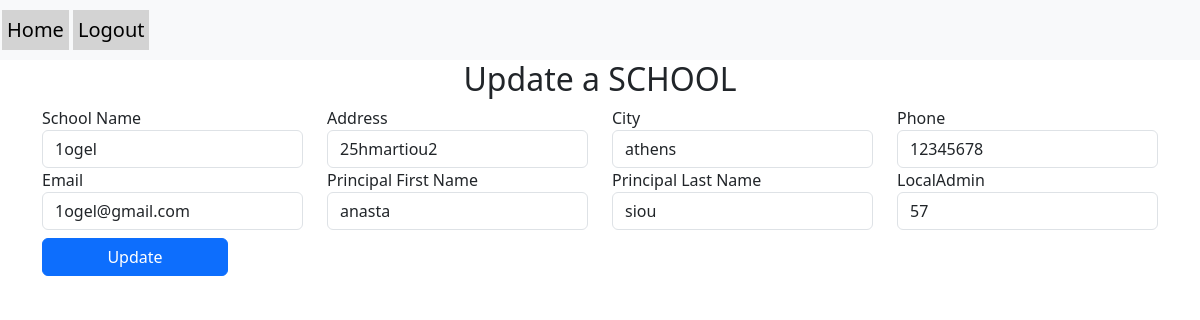
The app's page /GA-updateSchool.php?id=1 with its own data.
### tables this page shows
create table if not exists school
(
    id                   int(7) auto_increment
        primary key,
    name                 varchar(25) not null,
    address              varchar(25) not null,
    city                 varchar(25) not null,
    phone                int(10)     not null,
    email                varchar(25) not null,
    principal_first_name varchar(25) not null,
    principal_last_name  varchar(25) not null,
    admin_id             int(10)     not null
)
    collate = latin1_swedish_ci;

### GA-updateSchool.php (the view, shortened to what this page needs)
<?php
require_once "conn.php";
if(isset($_GET['id'])) {
    $id = $_GET['id'];
    $sql = "SELECT * FROM school WHERE id='$id'";
    $result = mysqli_query($conn, $sql);
    if(mysqli_num_rows($result) > 0) {
        $row = mysqli_fetch_assoc($result);
		$name = $row['name'];
		$address = $row['address'];
		$city = $row['city'];
		$phone = $row['phone'];
		$email = $row['email'];
		$principalname = $row['principal_first_name'];
		$principalsurname = $row['principal_last_name'];
		$localadmin = $row['admin_id'];
?>
<!doctype html>
<html lang="en">
  <head>
	<link href="https://cdn.jsdelivr.net/npm/bootstrap@5.3.0-alpha3/dist/css/bootstrap.min.css" rel="stylesheet">
  </head>
<body>
	<nav class="navbar navbar-expand-lg navbar-light bg-light">
	  <a class="navbar-brand" href="GlobalAdmin_layout.php" style="background-color: lightgray; padding: 5px; margin: 2px;">Home</a>
	  <a class="navbar-brand" href="logout.php" style="background-color: lightgray; padding: 5px; margin: 2px;">Logout</a>
	</nav>
    <section>
        <h2 style="text-align: center;">Update a SCHOOL</h2>
        <div class="container">
            <form action="GA-updateSchool.php" method="post">
                <div class="row">
					<div class="form-group col-lg-3">
                        <label for="">School Name</label>
                        <input type="text" name="name" id="name" class="form-control" value="<?php echo $name; ?>" required>
                    </div>
					<div class="form-group col-lg-3">
                        <label for="">Address</label>
                        <input type="text" name="address" id="address" class="form-control" value="<?php echo $address; ?>" required>
                    </div>
					<div class="form-group col-lg-3">
                        <label for="">City</label>
                        <input type="text" name="city" id="city" class="form-control" value="<?php echo $city; ?>" required>
                    </div>
					<div class="form-group col-lg-3">
                        <label for="">Phone</label>
                        <input type="text" name="phone" id="phone" class="form-control" value="<?php echo $phone; ?>" required>
                    </div>
				</div>
				<div class="row">
					<div class="form-group col-lg-3">
						<label for="">Email</label>
						<input type="email" name="email" id="email" class="form-control"  value="<?php echo $email; ?>" required>
					</div>
					<div class="form-group col-lg-3">
                        <label for="">Principal First Name</label>
                        <input type="text" name="principalname" id="principalname" class="form-control" value="<?php echo $principalname; ?>" required>
                    </div>
					<div class="form-group col-lg-3">
                        <label for="">Principal Last Name</label>
                        <input type="text" name="principalsurname" id="principalsurname" class="form-control" value="<?php echo $principalsurname; ?>" required>
                    </div>
					<div class="form-group col-lg-3">
                        <label for="">LocalAdmin</label>
                        <input type="text" name="localadmin" id="localadmin" class="form-control" value="<?php echo $localadmin; ?>" required>
                    </div>
				</div>
                <div class="form-group col-lg-2 mt-2" style="display: grid;align-items:  flex-end;">
					<input type="submit" name="submit" id="submit" class="btn btn-primary" value="Update">
                </div>
            </form>
        </div>
    </section>
  </body>
</html>
<?php
    } else {
        echo "No record found.";
    }
}
?>

### records on screen
school: name "1ogel", address "25hmartiou2", city "athens", phone "12345678", email "1ogel@gmail.com", principalname "anasta", principalsurname "siou", localadmin "57"
